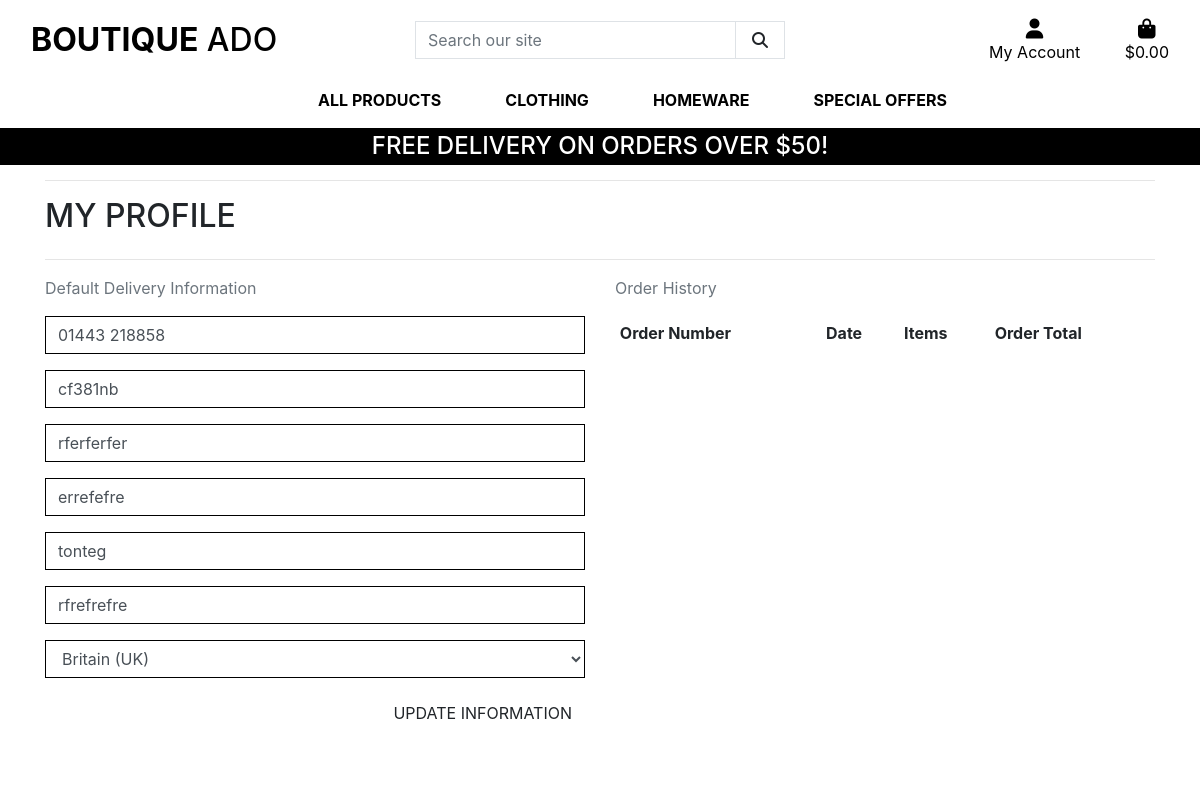
/profile/ (signed in), run on an earlier commit of the app's database.
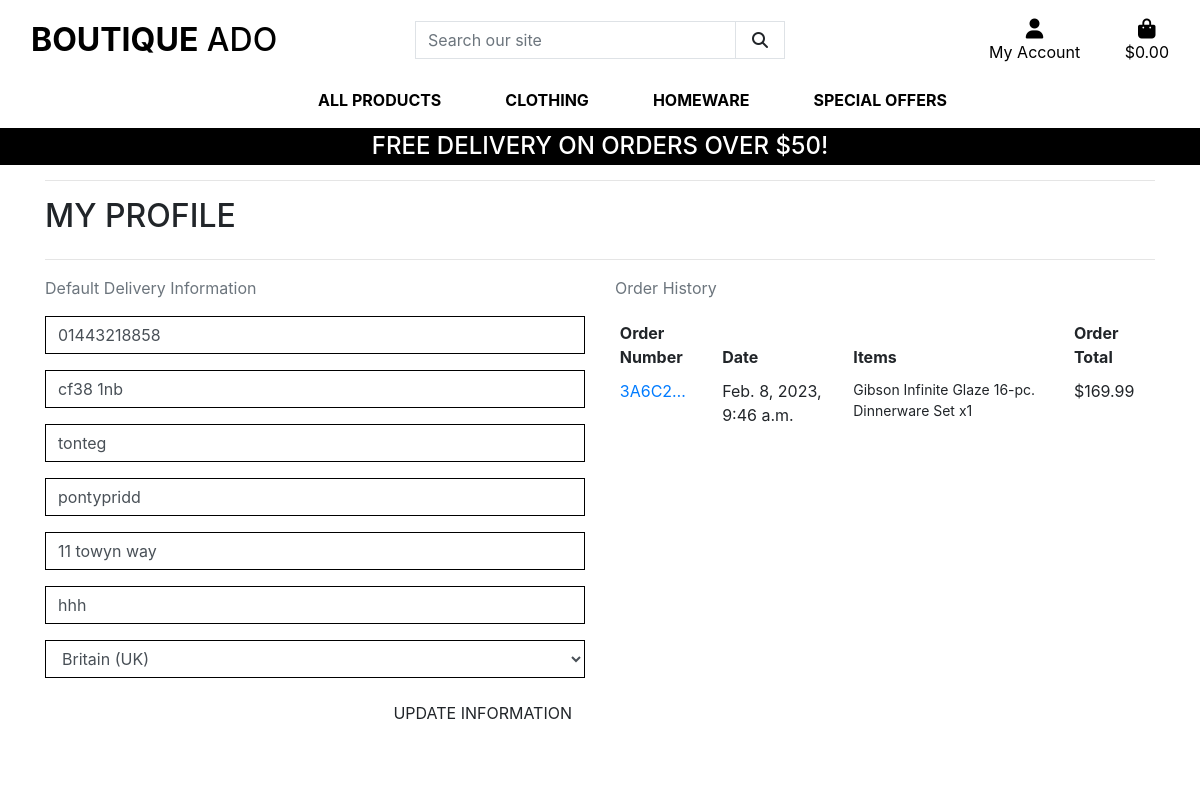
And on a later commit of the database.
### profiles/models.py (models this page shows, shortened)
class UserProfile(models.Model):
    user = models.OneToOneField(User, on_delete=models.CASCADE)
    default_phone_number = models.CharField(max_length=20, null=True, blank=True)
    default_postcode = models.CharField(max_length=20, null=True, blank=True)
    default_street_address1 = models.CharField(max_length=80, null=True, blank=True)
    default_street_address2 = models.CharField(max_length=80, null=True, blank=True)
    default_town_or_city = models.CharField(max_length=40, null=True, blank=True)
    default_county = models.CharField(max_length=80, null=True, blank=True)
    default_country = CountryField(blank_label='Country *', null=True, blank=True)

### checkout/models.py (models this page shows, shortened)
class Order(models.Model):                  # this handles orders across the store
    order_number = models.CharField(max_length=32, null=False, editable=False)         # editable = False
    user_profile = models.ForeignKey(UserProfile, on_delete=models.SET_NULL,
                                    null=True, blank=True, related_name='orders')
    full_name = models.CharField(max_length=50, null=False, blank=False)
    email = models.EmailField(max_length=254, null=False, blank=False)
    phone_number = models.CharField(max_length=20, null=False, blank=False)
    country = CountryField(blank_label='Country *', null=False, blank=False)
    postcode = models.CharField(max_length=20, null=True, blank=True)          # null = true means can be left blank
    town_or_city = models.CharField(max_length=40, null=False, blank=False)
    street_address1 = models.CharField(max_length=80, null=False, blank=False)
    street_address2 = models.CharField(max_length=80, null=True, blank=True)
    county = models.CharField(max_length=80, null=True, blank=True)
    date = models.DateTimeField(auto_now_add=True)                            #adds date/time automatically
    delivery_cost = models.DecimalField(max_digits=6, decimal_places=2, null=False, default=0)     # calculated field
    order_total = models.DecimalField(max_digits=10, decimal_places=2, null=False, default=0)       # calculated field
    grand_total = models.DecimalField(max_digits=10, decimal_places=2, null=False, default=0)       # calculated field
    original_bag = models.TextField(null=False, blank=False, default='')   # added in case cusotmer orders smae items but on a different order
    stripe_pid = models.CharField(max_length=254, null=False, default='')   # added in case cusotmer order same items on different day

class OrderLineItem(models.Model):    # individual shopping bag item linked to an order
    order = models.ForeignKey(Order, null=False, blank=False, on_delete=models.CASCADE, related_name='lineitems')     #foreign key to order class
    product = models.ForeignKey(Product, null=False, blank=False, on_delete=models.CASCADE)                         #foreign key to product
    product_size = models.CharField(max_length=2, null=True, blank=True) # XS, S, M, L, XL
    quantity = models.IntegerField(null=False, blank=False, default=0)
    lineitem_total = models.DecimalField(max_digits=6, decimal_places=2, null=False, blank=False, editable=False)

### products/models.py (models this page shows, shortened)
class Product(models.Model):
    category = models.ForeignKey('Category', null=True, blank=True, on_delete=models.SET_NULL)      # foreign key to the category model
    sku = models.CharField(max_length=254, null=True, blank=True)
    name = models.CharField(max_length=254)
    description = models.TextField()
    has_sizes = models.BooleanField(default=False, null=True, blank=True)
    price = models.DecimalField(max_digits=6, decimal_places=2)
    rating = models.DecimalField(max_digits=6, decimal_places=2, null=True, blank=True)
    image_url = models.URLField(max_length=1024, null=True, blank=True)
    image = models.ImageField(null=True, blank=True)

### profiles/views.py (the view)
# urls.py: path('profile/', include('profiles.urls')),
def profile(request):
    profile = get_object_or_404(UserProfile, user=request.user)
    if request.method == 'POST':   #post handler for when profile updated
        form = UserProfileForm(request.POST, instance=profile)                      #userprofile form comes from the IMPORt at the top so imports class
        if form.is_valid():
            form.save()
            messages.success(request, 'Profile updated successfully')
    form = UserProfileForm(instance=profile)
    orders =profile.orders.all()
    template = 'profiles/profile.html'
    context = {
        'form':form,
        'orders':orders,
    }
    return render(request, template, context)

### profiles/forms.py
class UserProfileForm(forms.ModelForm):
    class Meta:
        model = UserProfile
        exclude = ('user',)
    def __init__(self, *args, **kwargs):
        super().__init__(*args, **kwargs)
        placeholders = {
            'default_phone_number': 'Phone Number',
            'default_postcode': 'Postal Code',
            'default_town_or_city': 'Town or City',
            'default_street_address1': 'Street Address 1',
            'default_street_address2': 'Street Address 2',
            'default_county': 'County, State or Locality',
        }
        self.fields['default_phone_number'].widget.attrs['autofocus'] = True
        for field in self.fields:
            if field != 'default_country':
                if self.fields[field].required:
                    placeholder = f'{placeholders[field]} *'
                else:
                    placeholder = placeholders[field]
                self.fields[field].widget.attrs['placeholder'] = placeholder
            self.fields[field].widget.attrs['class'] = 'border-black rounded-0 profile-form-input'
            self.fields[field].label = False

### profiles/templates/profiles/profile.html (shortened to what this page needs)
{% extends "base.html" %}
{% load static %}
{% block extra_css %}
    <link rel="stylesheet" href="{% static 'profiles/css/profile.css' %}">
{% endblock %}
{% block page_header %}
    <div class="container header-container">
    </div>
{% endblock %}
{% block content %}
    <div class="overlay"></div>
    <div class="container">
        <div class="row">
            <div class="col">
                <hr>
                <h2 class="logo-font mb-4">My Profile</h2>
                <hr>
            </div>
        </div>
        <div class="row">
            <div class="col-12 col-lg-6">
                <p class="text-muted">Default Delivery Information</p>
                <form class="mt-3" action="{% url 'profile' %}" method="POST" id="profile-update-form">
                    {{ form|crispy }}
                    <button class="btn btn-black rounded-0 text-uppercase float-right">Update Information</button>
                </form>
            </div>
            <div class="col-12 col-lg-6">
                <p class="text-muted">Order History</p>
                <div class="order-history table-responsive">
                    <table class="table table-sm table-borderless">
                        <thead>
                            <tr>
                                <th>Order Number</th>
                                <th>Date</th>
                                <th>Items</th>
                                <th>Order Total</th>
                            </tr>
                        </thead>
                        <tbody>
                            {% for order in orders %}
                                <tr>
                                    <td>
                                        <a href="{% url 'order_history' order.order_number %}"
                                        title="{{ order.order_number }}">
                                            {{ order.order_number|truncatechars:6 }}
                                        </a>
                                    </td>
                                    <td>{{ order.date }}</td>
                                    <td>
                                        <ul class="list-unstyled">
                                            {% for item in order.lineitems.all %}
                                                <li class="small">
                                                    {{ item.product.name }} x{{ item.quantity }}
                                                </li>
                                            {% endfor %}
                                        </ul>
                                    </td>
                                    <td>${{ order.grand_total }}</td>
                                </tr>
                            {% endfor %}
                        </tbody>
                    </table>
                </div>
            </div>
        </div>
{% endblock %}

### templates/base.html (shortened to what this page needs)
{% load static %}
<!doctype html>
<html lang="en">
  <head>
    <link rel="stylesheet" href="{% static 'css/base.css' %}">
    {% block corecss %}
    <link rel="stylesheet" href="https://cdn.jsdelivr.net/npm/bootstrap@4.6.2/dist/css/bootstrap.min.css">
    {% endblock %}
    {% block extra_css %}
    {% endblock %}
  </head>
  <body>
    <header class="container-fluid fixed-top">
        <div id="topnav" class="row bg-white pt-lg-2 d-none d-lg-flex">
            <div class="col-12 col-lg-4 my-auto py-1 py-lg-0 text-center text-lg-left">
                <a href="{% url 'home' %}" class="nav-link main-logo-link">
                    <h2 class="logo-font text-black my-0"><strong>Boutique</strong> Ado</h2>
                </a>
            </div>
            <div class="col-12 col-lg-4 my-auto py-1 py-lg-0">
                <form method="GET" action="{% url 'products' %}">
                    <div class="input-group w-100">
                        <input class="form-control border border-black rounded-0" type="text" name="q" placeholder="Search our site">
                        <div class="input-group-append">
                            <button class="form-control btn btn-black border border-black rounded-0" type="submit">
                                <span class="icon">
                                    <i class="fas fa-search"></i>
                                </span>
                            </button>
                        </div>
                    </div>
                </form>
            </div>
            <div class="col-12 col-lg-4 my-auto py-1 py-lg-0">
                <ul class="list-inline list-unstyled text-center text-lg-right my-0">
                    <li class="list-inline-item dropdown">
                        <a class="text-black nav-link" href="#" id="user-options" data-toggle="dropdown" aria-haspopup="true" aria-expanded="false">
                            <div class="text-center">
                                <div><i class="fas fa-user fa-lg"></i></div>
                                <p class="my-0">My Account</p>
                            </div>
                        </a>
                    </li>
                    <li class="list-inline-item">
                        <a class="{% if grand_total %}text-info font-weight-bold{% else %}text-black{% endif %} nav-link" href="{% url 'view_bag' %}">
                            <div class="text-center">
                                <div><i class="fas fa-shopping-bag fa-lg"></i></div>
                                <p class="my-0">
                                    {% if grand_total %}
                                        ${{ grand_total|floatformat:2 }}
                                    {% else %}
                                        $0.00
                                    {% endif %}
                                </p>
                            </div>
                        </a>
                    </li>
                </ul>
            </div>
        </div>
        <div class="row bg-white">
            <nav class="navbar navbar-expand-lg navbar-light w-100">
                {% include 'includes/mobile-top-header.html' %}
                {% include 'includes/main-nav.html' %}
            </nav>
        </div>
        <div id="delivery-banner" class="row text-center">
            <div class="col bg-black text-white">
                <h4 class="logo-font my-1">Free delivery on orders over ${{ free_delivery_threshold }}!</h4>
            </div>
        </div>
    </header>
    {% block page_header %}
    {% endblock %}
    {% block content %}
    {% endblock %}
  </body>
</html>

### templates/includes/mobile-top-header.html (shortened to what this page needs)
<ul>
  </ul>

### templates/includes/main-nav.html (shortened to what this page needs)
<div class="collapse navbar-collapse" id="main-nav">
    <ul class="navbar-nav w-auto mx-auto">
        <li class="nav-item dropdown">
            <a class="logo-font font-weight-bold nav-link text-black mr-5" href="#" id="all-products-link" data-toggle="dropdown" aria-haspopup="true" aria-expanded="false">
                All Products
            </a>
        </li>
        <li class="nav-item dropdown">
            <a class="logo-font font-weight-bold nav-link text-black mr-5" href="#" id="clothing-link" data-toggle="dropdown" aria-haspopup="true" aria-expanded="false">
                Clothing
            </a>
        </li>
        <li class="nav-item dropdown">
            <a class="logo-font font-weight-bold nav-link text-black mr-5" href="#" id="homeware-link" data-toggle="dropdown" aria-haspopup="true" aria-expanded="false">
                Homeware
            </a>
        </li>
        <li class="nav-item dropdown">
            <a class="logo-font font-weight-bold nav-link text-black" href="#" id="specials-link" data-toggle="dropdown" aria-haspopup="true" aria-expanded="false">
                Special Offers
            </a>
        </li>
    </ul>
</div>

### static/css/base.css (style rules this page uses)
html { height: 100%; }
body { background: url('/media/homepage_background_cropped.jpg') no-repeat center center fixed; background-size: cover; height: calc(100vh - 164px); color: #555; font-family: 'Lato'; }
.icon { align-items: center; display: inline-flex; justify-content: center; height: 1.5rem; width: 1.5rem; }
.logo-font { text-transform: uppercase; }
.main-logo-link { width: fit-content; }
.btn-black { background: black; color: white; }
.bg-black { background: #000 !important; }
.text-black { color: #000 !important; }
.border-black { border: 1px solid black !important; }
.overlay { height: 100%; width: 100%; top: 0; left: 0; position: fixed; background: white; z-index: -1; }
@media (min-width: 1200px) { .container { max-width: 80%; } }
@media (min-width: 992px) { .header-container { padding-top: 164px; } }

What changed in the data, as far as the page shows it:
changed UserProfile "tonteg": default_phone_number "01443 218858" → "01443218858"; default_postcode "cf381nb" → "cf38 1nb"; default_street_address1 "rferferfer" → "tonteg"; default_street_address2 "errefefre" → "pontypridd"; default_town_or_city "tonteg" → "11 towyn way"; default_county "rfrefrefre" → "hhh"
added Order: order_number "3A6C2…", date "Feb. 8, 2023, 9:46 a.m.", grand_total "169.99"
added OrderLineItem: product.name "Gibson Infinite Glaze 16-pc. Dinnerware Set", quantity "1"
